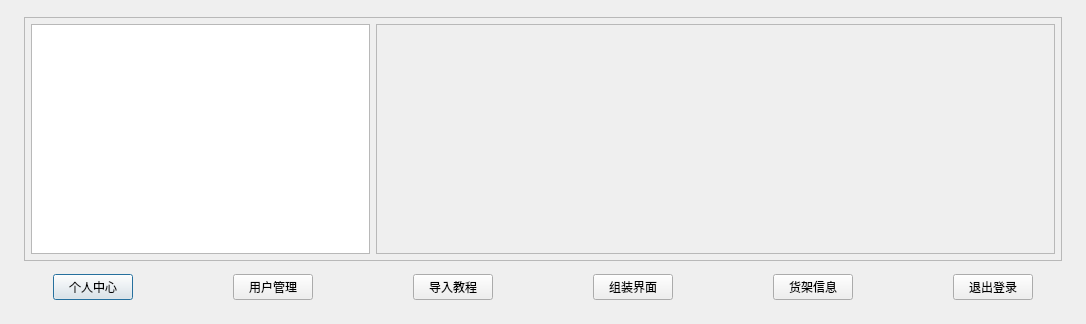
<?xml version="1.0" encoding="UTF-8"?>
<ui version="4.0">
 <class>HomeDialog</class>
 <widget class="QDialog" name="HomeDialog">
  <property name="geometry">
   <rect>
    <x>0</x>
    <y>0</y>
    <width>1086</width>
    <height>324</height>
   </rect>
  </property>
  <property name="windowTitle">
   <string>Dialog</string>
  </property>
  <layout class="QVBoxLayout" name="verticalLayout_2">
   <property name="leftMargin">
    <number>12</number>
   </property>
   <property name="rightMargin">
    <number>12</number>
   </property>
   <property name="bottomMargin">
    <number>12</number>
   </property>
   <item>
    <layout class="QVBoxLayout" name="verticalLayout" stretch="1,0,0">
     <property name="spacing">
      <number>12</number>
     </property>
     <property name="leftMargin">
      <number>12</number>
     </property>
     <property name="topMargin">
      <number>6</number>
     </property>
     <property name="rightMargin">
      <number>12</number>
     </property>
     <property name="bottomMargin">
      <number>12</number>
     </property>
     <item>
      <widget class="QFrame" name="frame_step">
       <property name="frameShape">
        <enum>QFrame::Shape::StyledPanel</enum>
       </property>
       <property name="frameShadow">
        <enum>QFrame::Shadow::Raised</enum>
       </property>
       <layout class="QHBoxLayout" name="horizontalLayout_2" stretch="1,2">
        <property name="spacing">
         <number>6</number>
        </property>
        <property name="leftMargin">
         <number>6</number>
        </property>
        <property name="topMargin">
         <number>6</number>
        </property>
        <property name="rightMargin">
         <number>6</number>
        </property>
        <property name="bottomMargin">
         <number>6</number>
        </property>
        <item>
         <widget class="QTableView" name="tableView_step"/>
        </item>
        <item>
         <widget class="QScrollArea" name="scrollAreaStep">
          <property name="widgetResizable">
           <bool>true</bool>
          </property>
          <widget class="QWidget" name="scrollAreaWidge">
           <property name="geometry">
            <rect>
             <x>0</x>
             <y>0</y>
             <width>677</width>
             <height>225</height>
            </rect>
           </property>
           <layout class="QVBoxLayout" name="Layout_steplsit">
            <property name="spacing">
             <number>6</number>
            </property>
            <property name="leftMargin">
             <number>0</number>
            </property>
            <property name="topMargin">
             <number>0</number>
            </property>
            <property name="rightMargin">
             <number>0</number>
            </property>
            <property name="bottomMargin">
             <number>0</number>
            </property>
            <item>
             <spacer name="verticalSpacer">
              <property name="orientation">
               <enum>Qt::Orientation::Vertical</enum>
              </property>
              <property name="sizeHint" stdset="0">
               <size>
                <width>20</width>
                <height>40</height>
               </size>
              </property>
             </spacer>
            </item>
           </layout>
          </widget>
         </widget>
        </item>
       </layout>
      </widget>
     </item>
     <item>
      <spacer name="verticalSpacer_2">
       <property name="orientation">
        <enum>Qt::Orientation::Vertical</enum>
       </property>
       <property name="sizeHint" stdset="0">
        <size>
         <width>20</width>
         <height>1</height>
        </size>
       </property>
      </spacer>
     </item>
     <item>
      <layout class="QHBoxLayout" name="horizontalLayout">
       <property name="spacing">
        <number>100</number>
       </property>
       <property name="sizeConstraint">
        <enum>QLayout::SizeConstraint::SetFixedSize</enum>
       </property>
       <item>
        <spacer name="horizontalSpacer_2">
         <property name="orientation">
          <enum>Qt::Orientation::Horizontal</enum>
         </property>
         <property name="sizeHint" stdset="0">
          <size>
           <width>40</width>
           <height>20</height>
          </size>
         </property>
        </spacer>
       </item>
       <item>
        <widget class="QPushButton" name="btnPersonalCenter">
         <property name="styleSheet">
          <string notr="true"/>
         </property>
         <property name="text">
          <string>个人中心</string>
         </property>
        </widget>
       </item>
       <item>
        <widget class="QPushButton" name="btnUserManager">
         <property name="styleSheet">
          <string notr="true"/>
         </property>
         <property name="text">
          <string>用户管理</string>
         </property>
        </widget>
       </item>
       <item>
        <widget class="QPushButton" name="btnImport">
         <property name="styleSheet">
          <string notr="true"/>
         </property>
         <property name="text">
          <string>导入教程</string>
         </property>
        </widget>
       </item>
       <item>
        <widget class="QPushButton" name="btnAssembly">
         <property name="styleSheet">
          <string notr="true"/>
         </property>
         <property name="text">
          <string>组装界面</string>
         </property>
        </widget>
       </item>
       <item>
        <widget class="QPushButton" name="btnStorageRack">
         <property name="styleSheet">
          <string notr="true"/>
         </property>
         <property name="text">
          <string>货架信息</string>
         </property>
        </widget>
       </item>
       <item>
        <widget class="QPushButton" name="btnLogout">
         <property name="styleSheet">
          <string notr="true"/>
         </property>
         <property name="text">
          <string>退出登录</string>
         </property>
        </widget>
       </item>
       <item>
        <spacer name="horizontalSpacer_3">
         <property name="orientation">
          <enum>Qt::Orientation::Horizontal</enum>
         </property>
         <property name="sizeHint" stdset="0">
          <size>
           <width>40</width>
           <height>20</height>
          </size>
         </property>
        </spacer>
       </item>
      </layout>
     </item>
    </layout>
   </item>
  </layout>
 </widget>
 <resources/>
 <connections/>
</ui>
